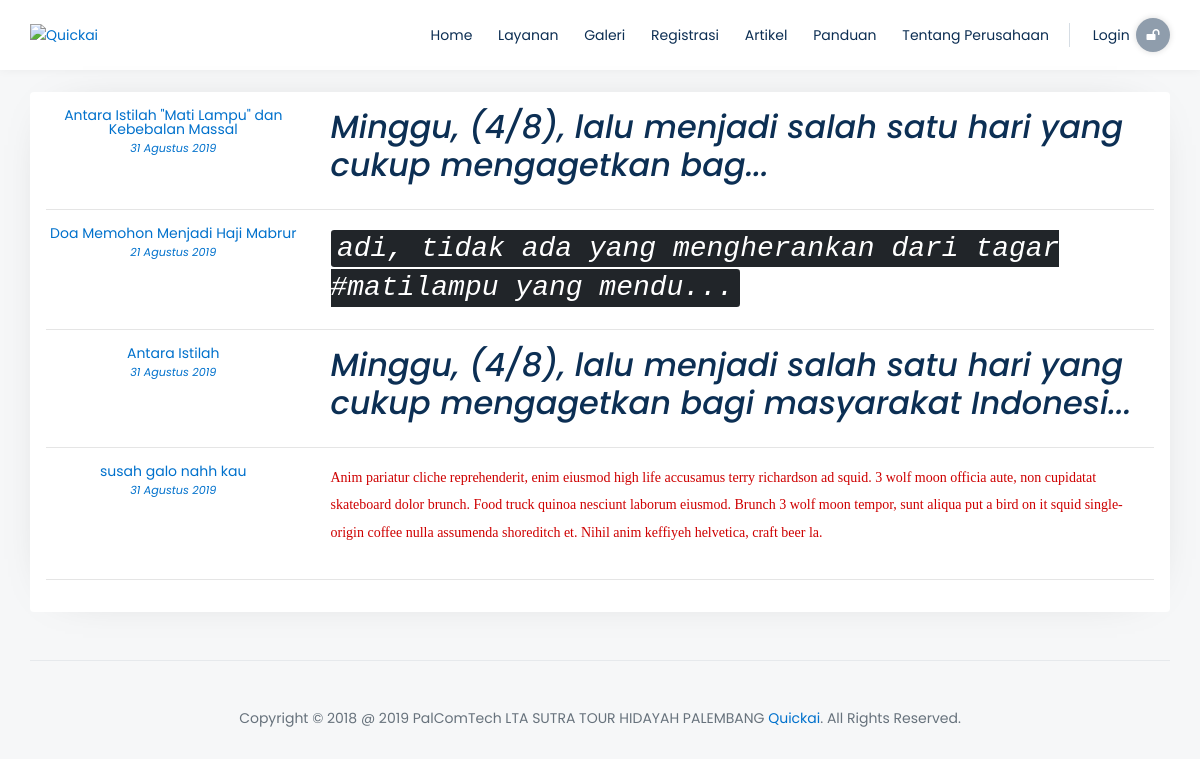
Page /index.php/tentang/artikel on the committed database.
### tables this page shows
CREATE TABLE `data_artikel` (
  `id_artikel` int(11) NOT NULL,
  `judul` varchar(100) NOT NULL,
  `isi` text NOT NULL,
  `gambarnya` text NOT NULL,
  `tgl_postnya` datetime NOT NULL,
  `id_user` varchar(11) NOT NULL,
  `status` int(11) NOT NULL
);

CREATE TABLE `website` (
  `id` int(11) NOT NULL,
  `nomorregistrasi` varchar(18) NOT NULL,
  `nama_perusahaan` varchar(100) NOT NULL,
  `footer` text NOT NULL,
  `alamat` text NOT NULL,
  `kontak` text NOT NULL,
  `visi_misi` text NOT NULL,
  `foto` text NOT NULL
);

### application/controllers/Tentang.php (called while the page is built, shortened)
<?php
class Tentang extends CI_Controller{
	public function __construct()
	{
		$this->load->library('form_validation');
		$this->load->library('pagination');
    $this->load->helper('tanggal_indo');
    $this->load->model(['users_model','galerim','jamaahm','data_atknya']);
  }
      function artikel()
      {
        $config['base_url'] = site_url('tentang/artikel');
        $config['total_rows'] = $this->db->count_all('data_artikel');
        $config['per_page'] = 6;
        $config["uri_segment"] = 3;
        $choice = $config["total_rows"] / $config["per_page"];
        $config["num_links"] = floor($choice);
        $config['first_link']       = 'First';
        $config['last_link']        = 'Last';
        $config['next_link']        = 'Next';
        $config['prev_link']        = 'Prev';
        $config['full_tag_open']    = '<div class="pagging text-center"><nav><ul class="pagination justify-content-center">';
        $config['full_tag_close']   = '</ul></nav></div>';
        $config['num_tag_open']     = '<li class="page-item"><span class="page-link">';
        $config['num_tag_close']    = '</span></li>';
        $config['cur_tag_open']     = '<li class="page-item active"><span class="page-link">';
        $config['cur_tag_close']    = '<span class="sr-only">(current)</span></span></li>';
        $config['next_tag_open']    = '<li class="page-item"><span class="page-link">';
        $config['next_tagl_close']  = '<span aria-hidden="true">&raquo;</span></span></li>';
        $config['prev_tag_open']    = '<li class="page-item"><span class="page-link">';
        $config['prev_tagl_close']  = '</span>Next</li>';
        $config['first_tag_open']   = '<li class="page-item"><span class="page-link">';
        $config['first_tagl_close'] = '</span></li>';
        $config['last_tag_open']    = '<li class="page-item"><span class="page-link">';
        $config['last_tagl_close']  = '</span></li>';
        if ($this->session->userdata('nomoridentitas')== true) {
          $row             = $this->jamaahm->d($this->session->userdata('nomoridentitas'));
          $j = ['1'=>'Manasik','2'=>'Tawaf'];
          $data=array(
            'nama_jamaah' =>$row->nama_jamaah,
            'j'=>$j,
            'fotonya' =>$row->fotonya,
          );
          $this->pagination->initialize($config);
          $data['page'] = ($this->uri->segment(3)) ? $this->uri->segment(3) : 0;
          $data['a'] = $this->galerim->amar($config["per_page"], $data['page']);
          $data['pagination'] = $this->pagination->create_links();
          $data['web']	=$this->users_model->website();
          $this->load->view('website/header_log', $data);
          $this->load->view('website/artikel', $data);
        }else{
         $j = ['1'=>'Manasik','2'=>'Tawaf'];
         $data=array(
          'j' =>$j,
        );
         $this->pagination->initialize($config);
         $data['page'] = ($this->uri->segment(3)) ? $this->uri->segment(3) : 0;
         $data['a'] = $this->galerim->amar($config["per_page"], $data['page']);
         $data['pagination'] = $this->pagination->create_links();
         $data['web']    =$this->users_model->website();
         $this->load->view('website/header', $data);
         $this->load->view('website/artikel', $data);
       }
     }
 }

### index.php (called while the page is built, shortened)
<?php
require_once BASEPATH.'core/CodeIgniter.php';

### application/models/Galerim.php (called while the page is built, shortened)
<?php if ( ! defined('BASEPATH')) exit('No direct script access allowed');
class Galerim extends CI_Model
{
	function amar($limit, $start)
	{
		$this->db->where('status','2');
		$query = $this->db->get('data_artikel', $limit, $start);
		return $query;
	}
}

### application/helpers/tanggal_indo_helper.php (called while the page is built, shortened)
<?php  if ( ! defined('BASEPATH')) exit('No direct script access allowed');
if (!function_exists('format_indo')) {
	function format_indo($date){
		$BulanIndo = array("Januari", "Februari", "Maret", "April", "Mei", "Juni", "Juli", "Agustus", "September", "Oktober", "November", "Desember");
		$tahun = substr($date, 0, 4);
		$bulan = substr($date, 5, 2);
		$tgl   = substr($date, 8, 2);
		$result = $tgl . " " . $BulanIndo[(int)$bulan-1]. " ". $tahun . " ";
		return($result);
	}
}
function limit_text($text, $limit) {
	if (str_word_count($text, 0) > $limit) {
		$words = str_word_count($text, 1);
		$pos = array_keys($words);
		$text = substr($text, 0, $pos[$limit]) . '...';
	}
	return $text;
}

### application/models/Users_model.php (called while the page is built, shortened)
<?php if ( ! defined('BASEPATH')) exit('No direct script access allowed');
class Users_model extends CI_Model
{
	function website(){
		$this->db->select('id,nama_perusahaan,nomorregistrasi,footer,alamat,kontak,visi_misi,foto');
		$this->db->from('website');
		$query = $this->db->get();
		$result = $query->result();
		return $result;
	}
}

### application/views/website/artikel.php (the view, shortened to what this page needs)
<div id="content">
 <section class="container">
  <div class="row">
    <div class="col-lg-12 mt-4 mt-lg-0">
      <div class="hotels-list">
       <div class="hotels-item bg-light shadow-md rounded p-3">
        <?php foreach ($a->result_array() as $key) :
            $id_artikel=$key['id_artikel'];
            $judul=$key['judul'];
            $isi = $key['isi'];
            $tgl_postnya=$key['tgl_postnya'];
         ?>
          <a href="<?=base_url().'tentang/baca/'.$id_artikel;?>">
           <div class="row">
            <div class="col-12 col-sm-3 text-center">
             <p class="mb-0 line-height-1"><?=$judul;?></p>
             <small><em><?=format_indo($tgl_postnya);?></em></small>
           </div>
           <div class="col-12 col-sm-9 text-center text-sm-left">
            <?=limit_text($isi,100);?>
          </div>
        </div>
      </a>
      <hr>
    <?php endforeach; ?>
 </div>
</div>
</div>
</div>
</section>
</div>
<?php $this->load->view('website/footer');?>

### application/views/website/header.php (shortened to what this page needs)
<!DOCTYPE html>
<html lang="en">
<head>
 <link rel="stylesheet" type="text/css" href="<?=base_url().'assets/depan/html/vendor/bootstrap/css/bootstrap.min.css';?>" />
 <link rel="stylesheet" href="<?=base_url().'assets/html/vendors/bower_components/summernote/dist/summernote.css';?>" />
 <link rel="stylesheet" type="text/css" href="https://stackpath.bootstrapcdn.com/font-awesome/4.7.0/css/font-awesome.min.css" />
 <link rel="stylesheet" type="text/css" href="<?=base_url().'assets/depan/html/vendor/owl.carousel/assets/owl.carousel.min.css';?>" />
 <link rel="stylesheet" type="text/css" href="<?=base_url().'assets/depan/html/vendor/owl.carousel/assets/owl.theme.default.min.css';?>" />
 <link rel="stylesheet" href="<?=base_url().'assets/html/vendors/bower_components/datepicker/datepicker.css';?>" />
 <link rel="stylesheet" type="text/css" href="<?=base_url().'assets/depan/html/css/stylesheet.css';?>" />
</head>
<body>
  <div id="main-wrapper">
    <header id="header">
      <div class="container">
        <div class="header-row">
          <div class="header-column justify-content-start">
            <div class="logo">
             <a href="index.html" title="Quickai - HTML Template"><img src="<?=base_url().'assets/logo/logo.png';?>" alt="Quickai" width="127" height="29" /></a>
           </div>
         </div>
         <div class="header-column justify-content-end">
          <nav class="primary-menu navbar navbar-expand-lg">
            <div id="header-nav" class="collapse navbar-collapse">
              <ul class="navbar-nav">
               <li class="dropdown"> <a class="dropdown-toggle" href="<?=base_url().'welcome';?>">Home</a>
               </li>
               <li class="dropdown"> <a class="dropdown-toggle" href="#">Layanan</a>
              </li>
              <li class="dropdown dropdown-mega"> <a class="dropdown-toggle" href="<?=base_url().'tentang/galeri';?>">Galeri</a></li>
              <li class="dropdown"> <a class="dropdown-toggle" href="<?=base_url().'daftar';?>">Registrasi</a></li>
              <li class="dropdown"> <a class="dropdown-toggle" href="<?=base_url().'tentang/artikel';?>">Artikel</a></li>
              <li class="dropdown"> <a class="dropdown-toggle" href="<?=base_url().'welcome/panduan';?>">Panduan</a></li>
              <li class="dropdown"> <a class="dropdown-toggle" href="<?=base_url().'tentang';?>">Tentang Perusahaan</a></li>
              <li class="login-signup ml-lg-2"><a class="pl-lg-4 pr-0"  href="<?=base_url().'jamaah_login';?>" title="Login / Sign up">Login<span class="d-none d-lg-inline-block"><i class="fa fa-unlock"></i></span></a></li>
            </ul>
          </div>
        </nav>
      </div>
    </div>
  </div>
</header>
<br>

### application/views/website/footer.php (shortened to what this page needs)
<footer id="footer" style="width: 100%;position: relative; bottom: 0px;" >
  <div class="container" >
    <div class="footer-copyright"  >
      <p class="copyright-text">Copyright © 2018 <?php foreach ($web as $key);?><?=$key->footer;?> <a href="#">Quickai</a>. All Rights Reserved.</p>
    </div>
  </div>
</footer>
</div>
<link rel="stylesheet" type="text/css" href="https://cdnjs.cloudflare.com/ajax/libs/fancybox/3.5.7/jquery.fancybox.min.css">
<link rel="stylesheet" type="text/css" href="https://cdn.jsdelivr.net/npm/daterangepicker/daterangepicker.css" />
</body>
</html>

### assets/depan/html/css/stylesheet.css (style rules this page uses)
body { background: #e7e9ed; color: #535b61; font-family: "Poppins", sans-serif; font-size: 14px; line-height: 22px; }
img { vertical-align: inherit; }
a, a:focus { color: #0071cc; -webkit-transition: all 0.2s ease; transition: all 0.2s ease; }
p { line-height: 1.9; }
h1, h2, h3, h4, h5, h6 { color: #0c2f54; font-family: "Poppins", sans-serif; }
.shadow-md { -webkit-box-shadow: 0px 0px 50px -35px rgba(0, 0, 0, 0.4); box-shadow: 0px 0px 50px -35px rgba(0, 0, 0, 0.4); }
.line-height-1 { line-height: 1 !important; }
.bg-light { background-color: #FFF !important; }
#main-wrapper { background: #f6f7f8; }
@media only screen and (min-width: 1200px) { .container { max-width: 1170px !important; } }
#header { background: #fff; -webkit-box-shadow: 0px 0px 10px rgba(0, 0, 0, 0.05); box-shadow: 0px 0px 10px rgba(0, 0, 0, 0.05); }
#header .navbar { padding: 0px; }
#header .logo { position: relative; float: left; margin-right: 15px; -webkit-box-align: center; -ms-flex-align: center; align-items: center; display: -webkit-box; display: -ms-flexbox; display: flex; -ms-flex-item-align: stretch; align-self: stretch; }
#header .header-row { position: relative; display: -webkit-box; display: -ms-flexbox; max-height: 100%; display: flex; -webkit-box-flex: 1; -ms-flex-positive: 1; flex-grow: 1; -ms-flex-preferred-size: 100%; flex-basis: 100%; -webkit-box-align: center; -ms-flex-align: center; align-items: center; -ms-flex-item-align: stretch; align-self: stretch; }
#header .header-column { display: -webkit-box; display: -ms-flexbox; display: flex; -ms-flex-item-align: stretch; align-self: stretch; -webkit-box-align: center; -ms-flex-align: center; align-items: center; -webkit-box-flex: 1; -ms-flex-positive: 1; flex-grow: 1; }
.primary-menu { display: -webkit-box !important; display: -ms-flexbox !important; display: flex !important; height: auto !important; -webkit-box-ordinal-group: 0; -ms-flex-item-align: stretch; align-self: stretch; }
.primary-menu.navbar { position: inherit; }
.primary-menu ul.navbar-nav > li { display: -webkit-box; display: -ms-flexbox; display: flex; height: 100%; }
.primary-menu ul.navbar-nav > li a { display: -webkit-box; display: -ms-flexbox; display: flex; -webkit-box-align: center; -ms-flex-align: center; align-items: center; }
.primary-menu ul.navbar-nav > li > a { height: 70px; padding-left: 0.85em; padding-right: 0.85em; color: #0c2e53; -webkit-transition: all 0.2s ease; transition: all 0.2s ease; position: relative; }
.primary-menu ul.navbar-nav > li.dropdown-mega { position: static; }
.primary-menu .dropdown-toggle:after { content: none; }
.primary-menu ul.navbar-nav > li.login-signup > a { position: relative; }
.primary-menu ul.navbar-nav > li.login-signup > a:before { content: ''; position: absolute; display: block; border-left: 1px solid #d6dde4; height: 24px; left: 0; top: 50%; -webkit-transform: translate3d(0, -50%, 0); transform: translate3d(0, -50%, 0); }
.primary-menu ul.navbar-nav > li.login-signup > a span { background: #8f9dac; color: #fff; border-radius: 100%; width: 34px; height: 34px; vertical-align: middle; line-height: 34px; font-size: 14px; text-align: center; display: inline-block; -webkit-box-shadow: 0px 0px 6px rgba(0, 0, 0, 0.15); box-shadow: 0px 0px 6px rgba(0, 0, 0, 0.15); margin-left: 0.4rem; }
@media (min-width: 992px) { .primary-menu ul.navbar-nav > li + li { margin-left: 2px; } }
body { position: relative; }
.hotels-list .hotels-item { position: relative; margin-bottom: 1rem; }
#footer { color: #252b33; padding: 0px 0px 35px 0px; padding: 0 0 2rem 0; margin-top: 30px; }
#footer .footer-copyright { border-top: 1px solid #e6e9ec; padding: 32px 0px 0px; margin-top: 2rem; margin-top: 32px; text-align: center; }
#footer .footer-copyright .copyright-text { color: #67727c; margin: 12px 0 0 0; padding: 0; }

### rows in the picture
data_artikel: judul "Antara Istilah \"Mati Lampu\" dan Kebebalan Massal", tgl_postnya "31 Agustus 2019", isi "Minggu, (4/8), lalu menjadi salah satu hari yang cukup mengagetkan bag..."
data_artikel: judul "Doa Memohon Menjadi Haji Mabrur", tgl_postnya "21 Agustus 2019", isi "adi, tidak ada yang mengherankan dari tagar #matilampu yang mendu..."
data_artikel: judul "Antara Istilah", tgl_postnya "31 Agustus 2019", isi "Minggu, (4/8), lalu menjadi salah satu hari yang cukup mengagetkan bagi masyarakat Indonesi..."
data_artikel: judul "susah galo nahh kau", tgl_postnya "31 Agustus 2019", isi "Anim pariatur cliche reprehenderit, enim eiusmod high life accusamus terry richardson ad squid. 3 wolf moon officia aute, non cupidatat skateboard dolor brunch. Food truck quinoa nesciunt laborum eiusmod. Brunch 3 wolf moon tempor, sunt aliqua put a bird on it squid single-origin coffee nulla assumenda shoreditch et. Nihil anim keffiyeh helvetica, craft beer la."
website: footer "@ 2019 PalComTech LTA SUTRA TOUR HIDAYAH PALEMBANG"
